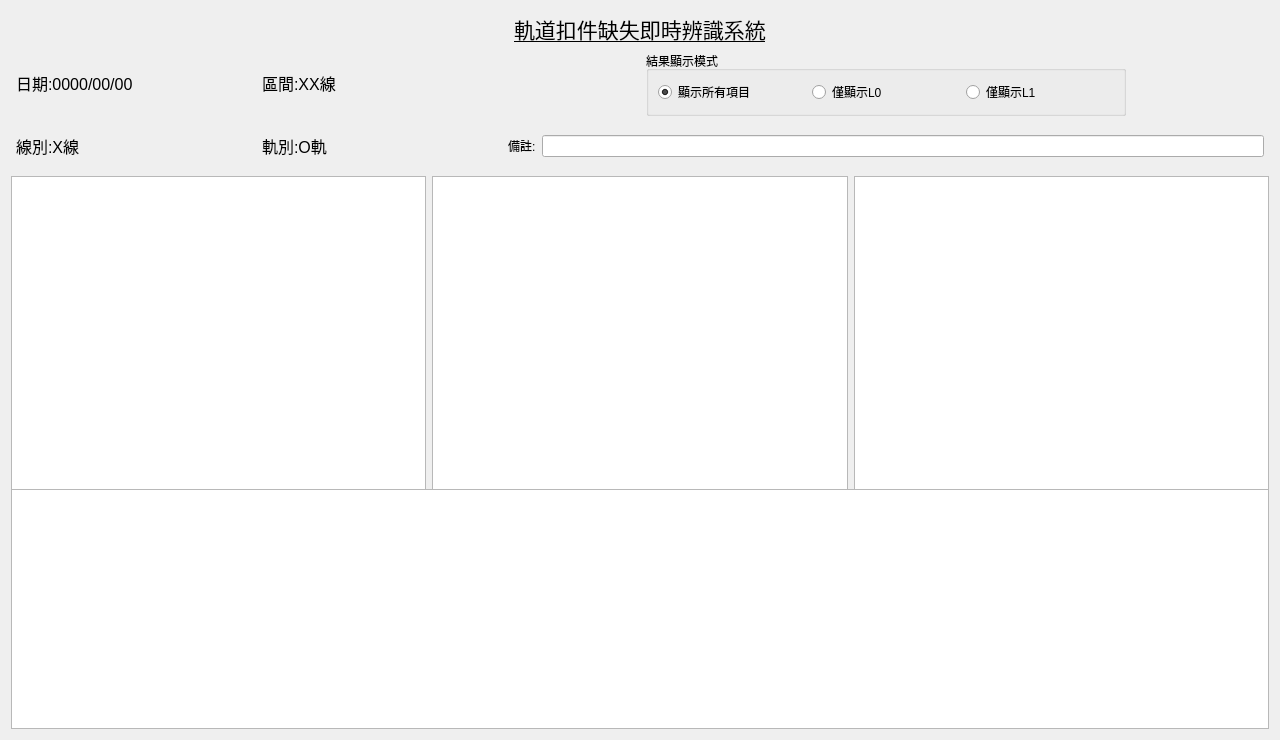
<?xml version="1.0" encoding="UTF-8"?>
<ui version="4.0">
 <class>Form</class>
 <widget class="QWidget" name="Form">
  <property name="geometry">
   <rect>
    <x>0</x>
    <y>0</y>
    <width>1280</width>
    <height>740</height>
   </rect>
  </property>
  <property name="minimumSize">
   <size>
    <width>1280</width>
    <height>740</height>
   </size>
  </property>
  <property name="windowTitle">
   <string>TRA_railway_object_detection_pre_alpha_v0.1</string>
  </property>
  <property name="layoutDirection">
   <enum>Qt::LeftToRight</enum>
  </property>
  <layout class="QVBoxLayout">
   <property name="topMargin">
    <number>8</number>
   </property>
   <item>
    <layout class="QVBoxLayout" name="info_layout">
     <property name="sizeConstraint">
      <enum>QLayout::SetMaximumSize</enum>
     </property>
     <property name="leftMargin">
      <number>5</number>
     </property>
     <property name="topMargin">
      <number>5</number>
     </property>
     <property name="rightMargin">
      <number>5</number>
     </property>
     <item alignment="Qt::AlignHCenter">
      <widget class="QLabel" name="Title_label">
       <property name="text">
        <string>&lt;html&gt;&lt;head/&gt;&lt;body&gt;&lt;p align=&quot;justify&quot;&gt;&lt;span style=&quot; font-size:16pt; text-decoration: underline;&quot;&gt;軌道扣件缺失即時辨識系統&lt;/span&gt;&lt;/p&gt;&lt;/body&gt;&lt;/html&gt;</string>
       </property>
      </widget>
     </item>
     <item>
      <layout class="QGridLayout" name="info_grid">
       <property name="sizeConstraint">
        <enum>QLayout::SetDefaultConstraint</enum>
       </property>
       <item row="1" column="1">
        <widget class="QLabel" name="line_num">
         <property name="minimumSize">
          <size>
           <width>240</width>
           <height>48</height>
          </size>
         </property>
         <property name="text">
          <string>&lt;html&gt;&lt;head/&gt;&lt;body&gt;&lt;p align=&quot;justify&quot;&gt;&lt;span style=&quot; font-size:12pt;&quot;&gt;軌別:O軌&lt;/span&gt;&lt;/p&gt;&lt;/body&gt;&lt;/html&gt;</string>
         </property>
        </widget>
       </item>
       <item row="0" column="2" alignment="Qt::AlignHCenter">
        <widget class="QGroupBox" name="mode_select_box">
         <property name="minimumSize">
          <size>
           <width>480</width>
           <height>0</height>
          </size>
         </property>
         <property name="maximumSize">
          <size>
           <width>480</width>
           <height>16777215</height>
          </size>
         </property>
         <property name="layoutDirection">
          <enum>Qt::LeftToRight</enum>
         </property>
         <property name="autoFillBackground">
          <bool>false</bool>
         </property>
         <property name="title">
          <string>結果顯示模式</string>
         </property>
         <layout class="QHBoxLayout" name="horizontalLayout">
          <item>
           <widget class="QRadioButton" name="Both_rB">
            <property name="text">
             <string>顯示所有項目</string>
            </property>
            <property name="checked">
             <bool>true</bool>
            </property>
           </widget>
          </item>
          <item>
           <widget class="QRadioButton" name="L0_rB">
            <property name="text">
             <string>僅顯示L0</string>
            </property>
           </widget>
          </item>
          <item>
           <widget class="QRadioButton" name="L1_rB">
            <property name="text">
             <string>僅顯示L1</string>
            </property>
           </widget>
          </item>
         </layout>
        </widget>
       </item>
       <item row="0" column="1">
        <widget class="QLabel" name="Area_label">
         <property name="minimumSize">
          <size>
           <width>240</width>
           <height>48</height>
          </size>
         </property>
         <property name="text">
          <string>&lt;html&gt;&lt;head/&gt;&lt;body&gt;&lt;p align=&quot;justify&quot;&gt;&lt;span style=&quot; font-size:12pt;&quot;&gt;區間:XX線&lt;/span&gt;&lt;/p&gt;&lt;/body&gt;&lt;/html&gt;</string>
         </property>
        </widget>
       </item>
       <item row="1" column="0">
        <widget class="QLabel" name="line_class">
         <property name="minimumSize">
          <size>
           <width>240</width>
           <height>48</height>
          </size>
         </property>
         <property name="text">
          <string>&lt;html&gt;&lt;head/&gt;&lt;body&gt;&lt;p align=&quot;justify&quot;&gt;&lt;span style=&quot; font-size:12pt;&quot;&gt;線別:X線&lt;/span&gt;&lt;/p&gt;&lt;/body&gt;&lt;/html&gt;</string>
         </property>
        </widget>
       </item>
       <item row="0" column="0">
        <widget class="QLabel" name="time_label">
         <property name="minimumSize">
          <size>
           <width>240</width>
           <height>48</height>
          </size>
         </property>
         <property name="layoutDirection">
          <enum>Qt::LeftToRight</enum>
         </property>
         <property name="text">
          <string>&lt;html&gt;&lt;head/&gt;&lt;body&gt;&lt;p align=&quot;justify&quot;&gt;&lt;span style=&quot; font-size:12pt;&quot;&gt;日期:0000/00/00&lt;/span&gt;&lt;/p&gt;&lt;/body&gt;&lt;/html&gt;</string>
         </property>
         <property name="scaledContents">
          <bool>true</bool>
         </property>
        </widget>
       </item>
       <item row="1" column="2">
        <layout class="QGridLayout" name="info_comm_grid">
         <item row="1" column="0">
          <widget class="QLabel" name="comm_label">
           <property name="text">
            <string>備註:</string>
           </property>
          </widget>
         </item>
         <item row="1" column="1">
          <widget class="QLineEdit" name="comm_lineedit"/>
         </item>
        </layout>
       </item>
      </layout>
     </item>
    </layout>
   </item>
   <item>
    <layout class="QHBoxLayout" name="cam_layout">
     <item>
      <widget class="QGraphicsView" name="left_cam_view">
       <property name="minimumSize">
        <size>
         <width>320</width>
         <height>320</height>
        </size>
       </property>
      </widget>
     </item>
     <item>
      <widget class="QGraphicsView" name="right_cam_view">
       <property name="minimumSize">
        <size>
         <width>320</width>
         <height>320</height>
        </size>
       </property>
      </widget>
     </item>
     <item>
      <widget class="QGraphicsView" name="confirm_view">
       <property name="minimumSize">
        <size>
         <width>320</width>
         <height>320</height>
        </size>
       </property>
      </widget>
     </item>
    </layout>
   </item>
   <item>
    <widget class="QTableWidget" name="obj_table">
     <property name="minimumSize">
      <size>
       <width>960</width>
       <height>240</height>
      </size>
     </property>
    </widget>
   </item>
  </layout>
 </widget>
 <resources/>
 <connections/>
</ui>
